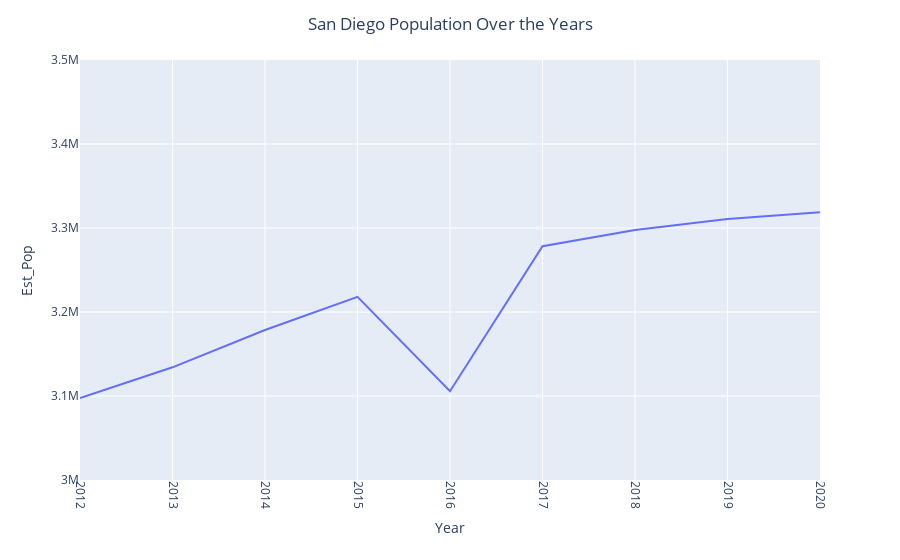

Notebook cell for this chart:
### Code cell
fig = px.line(year_over_year_df, x=year_over_year_df.index, y='Est_Pop', range_y=[3000000, 3500000])

title_string = 'San Diego Population Over the Years'
fig.update_layout(title=title_string, title_x=0.5)
fig.update_xaxes(tickangle=90)
fig.show()

### Figure 1 — Plotly figure (JSON) as saved in the notebook; plotly's stock layout.template omitted (floating-point values rounded to 4 significant figures)
{"data": [{"hovertemplate": "Year=%{x}<br>Est_Pop=%{y}<extra></extra>", "legendgroup": "", "line": {"color": "#636efa", "dash": "solid"}, "marker": {"symbol": "circle"}, "mode": "lines", "name": "", "orientation": "v", "showlegend": false, "type": "scatter", "x": [2012, 2013, 2014, 2015, 2016, 2017, 2018, 2019, 2020], "xaxis": "x", "y": [3097524, 3134151, 3178607, 3218065, 3105642, 3278402, 3297495, 3310766, 3318619], "yaxis": "y"}], "layout": {"legend": {"tracegroupgap": 0}, "margin": {"t": 60}, "title": {"text": "San Diego Population Over the Years", "x": 0.5}, "xaxis": {"anchor": "y", "domain": [0, 1], "tickangle": 90, "title": {"text": "Year"}}, "yaxis": {"anchor": "x", "domain": [0, 1], "range": [3000000, 3500000], "title": {"text": "Est_Pop"}}}}
